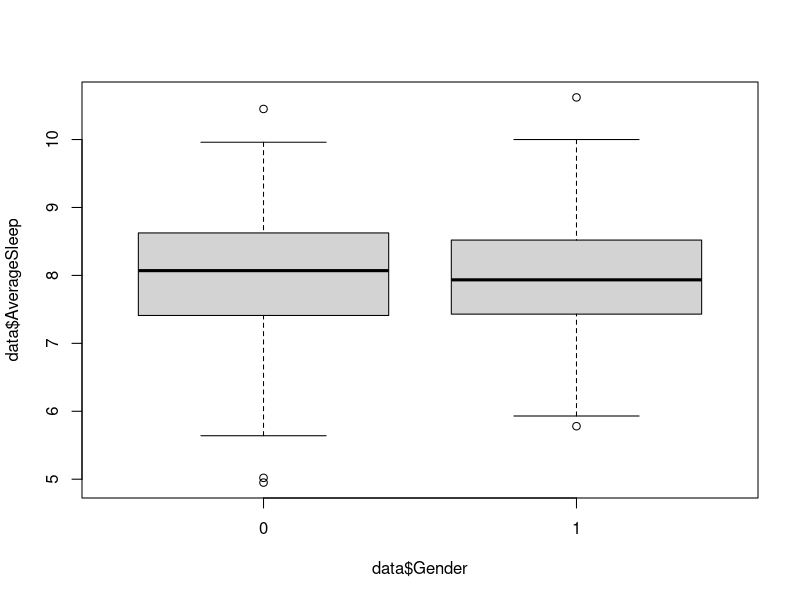
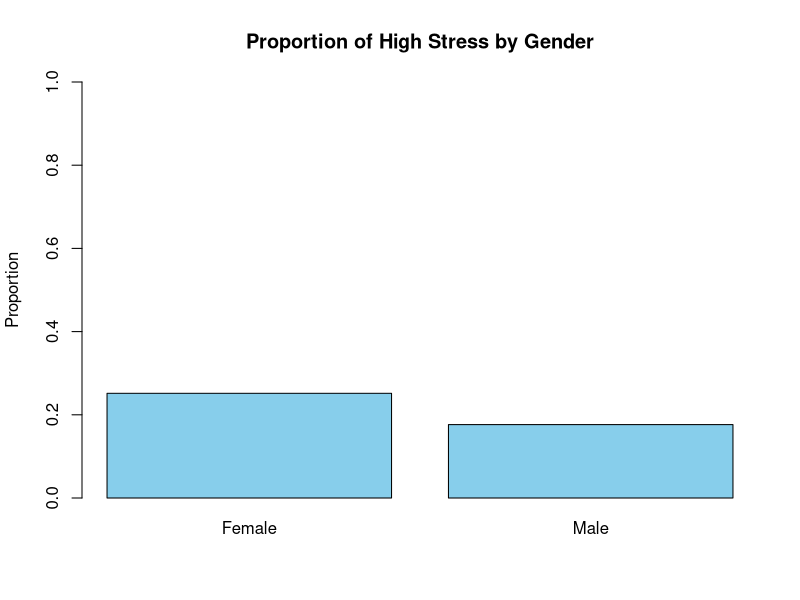
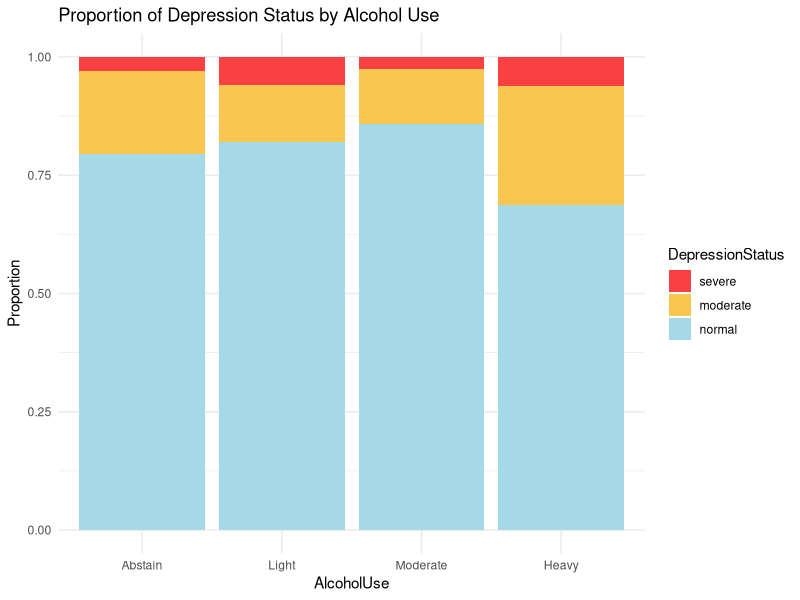
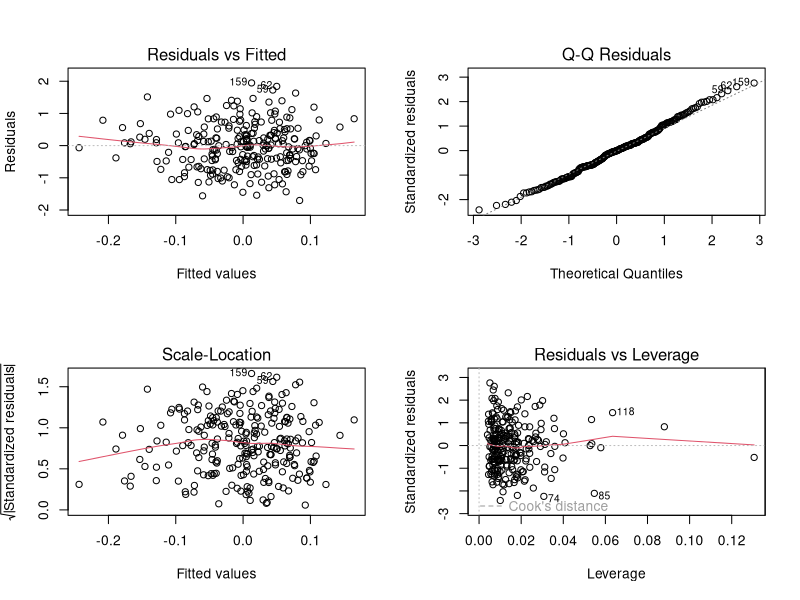

R code for these plots, in order:
## ---- chunk 1
knitr::opts_chunk$set(echo = TRUE)
## ---- chunk 2
library(ggplot2)
data = read.csv('./SleepStudy.csv', header=TRUE)
str(data)
## ---- chunk 3
dim(data)
## ---- chunk 4
boxplot(data$AverageSleep ~ data$Gender)
## ---- chunk 5
female = data[data$Gender == 0,]
male = data[data$Gender == 1,]
c(summary(female$AverageSleep), setNames(sd(female$AverageSleep), "SD"))
c(summary(male$AverageSleep), setNames(sd(male$AverageSleep), "SD"))
t.test(data$AverageSleep ~ data$Gender, alternative="two.sided", conf.level=0.95)
## ---- chunk 6
table(data$Gender, data$Stress)
## ---- chunk 7
proportions = setNames(c(mean(female$Stress == "high"), mean(male$Stress == "high")), c("Female", "Male"))
counts = setNames(c(sum(female$Stress == "high"), sum(male$Stress == "high")), c("Female", "Male"))
proportions
## ---- chunk 8
barplot(height = proportions,
        ylim = c(0, 1), col = "skyblue",
        ylab = "Proportion", main = "Proportion of High Stress by Gender")
## ---- chunk 9
prop.test(x=counts, n=c(nrow(female), nrow(male)), alternative="two.sided", conf.level=0.95)
## ---- chunk 10
alcoholDepressionTable = table(data$AlcoholUse, data$DepressionStatus)
alcoholDepressionTable
## ---- chunk 11
df = as.data.frame(as.table(alcoholDepressionTable))
colnames(df) = c("AlcoholUse", "DepressionStatus", "Count")
df$AlcoholUse = factor(df$AlcoholUse, levels = c("Abstain", "Light", "Moderate", "Heavy"))
df$DepressionStatus = factor(df$DepressionStatus, levels = c("severe", "moderate", "normal"))

ggplot(df, aes(x = AlcoholUse, y = Count, fill = DepressionStatus)) +
  geom_bar(stat = "identity", position = "fill") +
  labs(y = "Proportion", title = "Proportion of Depression Status by Alcohol Use") +
  scale_fill_manual(values = c(
  "normal" = "#a6d9e7",
  "moderate" = "#f9c74f",
  "severe" = "#f94144")) +
  theme_minimal()
## ---- chunk 12
chisq.test(alcoholDepressionTable)
## ---- chunk 13
model <- lm(CognitionZscore ~ PoorSleepQuality + AverageSleep + Happiness, data = data)

summary(model)
anova(model)
par(mfrow = c(2, 2)) 
plot(model)
